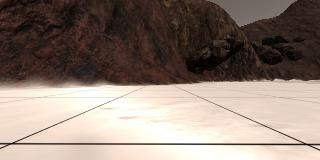
#> input picture calib_dataset/robocam_2017_05_31_20_57_38_959.jpg, 320 x 160 px
$ python -i perception.py   (imports and definitions only)   (older library calls are emulated)
#> lines starting #> are read from the running program, lines starting #| are printed output that depends on the picture; after the words box and inside, x2 and y2 are one past the last pixel; in counts of white or black regions, pixels touching at a corner belong together
import numpy as np
import cv2

# Identify pixels above the threshold
# Threshold of RGB > 160 does a nice job of identifying ground pixels only
# [13 lines left out: function color_thresh, not called in this run]

def color_segmenter(img):
    """
    More advanced version of color_thresh
    that does entire image segmentation

    @param: img: the input image
    @return: dict with images for each type of background
        and a composite for visualization
    """
    hsv = cv2.cvtColor(img, cv2.COLOR_RGB2HSV)
#> hsv: shape (160, 320, 3); mean H, S, V 13.4, 72.6, 141.1
    kernel = np.ones((5,5),np.uint8)

    thresh_rock = cv2.inRange(
        hsv,
        np.array([0, 200, 100], dtype=np.float),
        np.array([100, 255, 255], dtype=np.float))
#> thresh_rock: shape (160, 320); every value is 0
    thresh_rock = cv2.morphologyEx(thresh_rock, cv2.MORPH_CLOSE, kernel)
    thresh_rock = thresh_rock > 0

    thresh_ground = cv2.inRange(hsv,
                                np.array([0, 0, 160], dtype=np.float),
                                np.array([255, 255, 255], dtype=np.float))
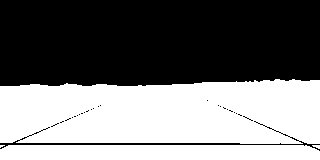
#> thresh_ground: shape (160, 320); 46.3% white; 4 white regions (1 under 20 px), largest, box (x1, y1, x2, y2) and area: (0, 79, 320, 144) 18957, (0, 145, 320, 160) 4739, (312, 145, 320, 149) 21
    thresh_ground[thresh_rock] = 0 # rocks are not ground
    thresh_ground = cv2.morphologyEx(thresh_ground, cv2.MORPH_CLOSE, kernel)
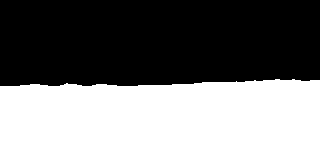
#> thresh_ground: shape (160, 320); 47.8% white; 1 white region, box (x1, y1, x2, y2) and area: (0, 79, 320, 160) 24499
    thresh_ground = thresh_ground > 0

    thresh_obstacle = 1 - thresh_ground

    thresh_img = np.zeros_like(img)


    ground_x, ground_y = thresh_ground.nonzero()
    thresh_img[ground_x, ground_y,:] = [0, 100, 0]

    obstacle_x, obstacle_y = thresh_obstacle.nonzero()
    thresh_img[obstacle_x, obstacle_y,:] = [100, 0, 0]

    rock_x, rock_y = thresh_rock.nonzero()
#> rock_x = empty array; rock_y = empty array
    thresh_img[rock_x, rock_y,:] = [200, 200, 0]

    return {
        'rock': thresh_rock,
        'ground': thresh_ground,
        'obstacle': thresh_obstacle,
        'img': thresh_img
    }

# Define a function to convert to rover-centric coordinates
# [152 lines left out: functions rover_coords, to_polar_coords, rotate_pix, translate_pix, pix_to_world, perspect_transform and 1 more, not called in this run]

>>> import cv2
>>> picture = cv2.cvtColor(cv2.imread('../calib_dataset/robocam_2017_05_31_20_57_38_959.jpg'), cv2.COLOR_BGR2RGB)
>>> result = color_segmenter(picture)
#> result = 4 items
